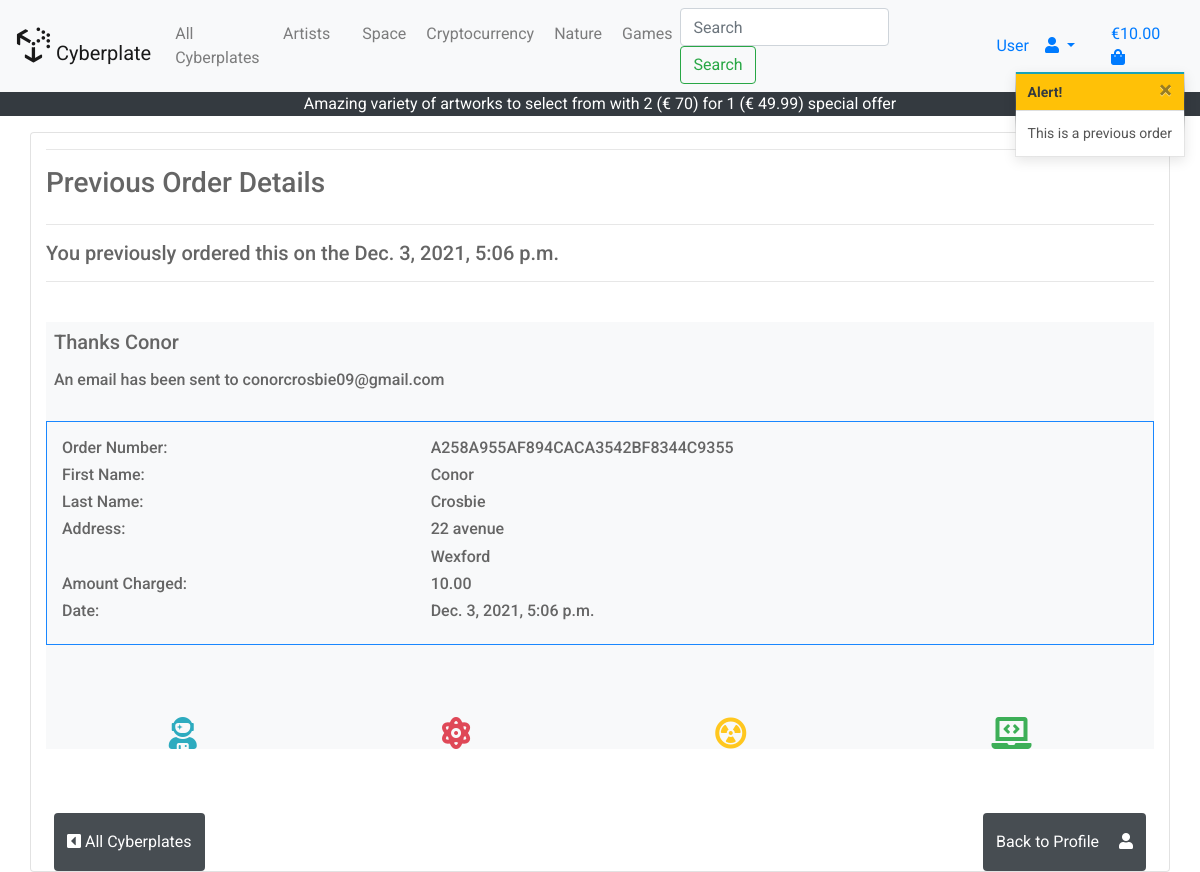
Page /profile/order_history/A258A955AF894CACA3542BF8344C9355 on the committed database.
### checkout/models.py (models this page shows, shortened)
class Order(models.Model):
    users_order_number = models.CharField(max_length=50,
                                          null=False, editable=False)
    user_profile = models.ForeignKey(UserProfile, on_delete=models.SET_NULL,
                                     null=True, blank=True,
                                     related_name='orders')
    first_name = models.CharField(max_length=50, null=False, blank=False)
    last_name = models.CharField(max_length=50, null=False, blank=False)
    email = models.EmailField(max_length=50, null=False, blank=False)
    phone = models.CharField(max_length=50, null=False, blank=False)
    street = models.CharField(max_length=100, null=False, blank=False)
    town = models.CharField(max_length=100, null=False, blank=True)
    country = models.CharField(max_length=100, null=False, blank=True)
    order_date = models.DateTimeField(auto_now_add=True)
    order_total = models.DecimalField(max_digits=8,
                                      decimal_places=2, null=False, default=0)
    grand_total = models.DecimalField(max_digits=8,
                                      decimal_places=2, null=False, default=0)
    original_bag = models.TextField(null=False, blank=False, default='')
    stripe_pid = models.CharField(max_length=254,
                                  null=False, blank=False, default='')

### profiles/views.py (the view)
# urls.py: path('order_history/<users_order_number>', views.order_history, name='order_history'),
def order_history(request, users_order_number):
    order = get_object_or_404(Order, users_order_number=users_order_number)
    messages.info(request, (f'This is a previous order'))
    template ='checkout/order_success.html'
    context = {
        'order': order,
        'from_profile': True,
    }
    return render(request, template, context)

### shopping_bag/context.py (called while the page is built, shortened)
def bag_contents(request):
    bag_items = []
    total = 0
    product_count = 0
    bag = request.session.get('bag', {})
    if total < settings.FREE_DELIVERY_THRESHOLD:
        delivery = 10
        free_delivery_delta = settings.FREE_DELIVERY_THRESHOLD - total
    else:
        delivery = 0
        free_delivery_delta = 0
    grand_total = delivery + total
    context = {
        'bag_items': bag_items,
        'total': total,
        'product_count': product_count,
        'delivery': delivery,
        'free_delivery_delta': free_delivery_delta,
        'free_delivery_threshold': settings.FREE_DELIVERY_THRESHOLD,
        'grand_total': grand_total,
    }
    return context

### checkout/templates/checkout/order_success.html (shortened to what this page needs)
{% extends "base.html" %}
{% load static %}
{% block content %}
<div class="container h-75">
    <div class="row h-100">
        <div class="col card">
            <hr>
            {% if from_profile %}
            <h3 class="logo-font">Previous Order Details </h3>
            {% else %}
            <h3 class="logo-font">Order Complete! </h3>
            {% endif %}
            <div>
                <hr>
                {% if from_profile %}
                <h5 class="logo-font">You previously ordered this on the {{ order.order_date }}</h5>
                {% else %}
                <h5 class="logo-font">Your Order Has Been Complete, details below:</h5>
                {% endif %}
                <hr>
                <br>
                <div class="bg-light">
                <h5 class="logo-font bg-light pt-2 pl-2">Thanks {{ order.first_name }}</h5>
                <h6 class="logo-font bg-light pt-2 pl-2">An email has been sent to {{ order.email }}</h6>
                <br>
                <div class="container-fluid pt-3 pb-3 justify-content-center bg-light border border-primary">
                <div class="row bg-light">
                    <div class="col-12 col-md-4">
                        <h6>Order Number:</h6>
                    </div>
                    <div class="col-12 col-md-4">
                        <h6>{{ order.users_order_number }}</h6>
                    </div>
                </div>
                <div class="row bg-light">
                    <div class="col-12 col-md-4">
                        <h6>First Name:</h6>
                    </div>
                    <div class="col-12 col-md-4">
                        <h6>{{ order.first_name }}</h6>
                    </div>
                </div>
                <div class="row bg-light ">
                    <div class="col-12 col-md-4">
                        <h6>Last Name:</h6>
                    </div>
                    <div class="col-12 col-md-4">
                        <h6>{{ order.last_name }}</h6>
                    </div>
                </div>
                <div class="row bg-light">
                    <div class="col-12 col-md-4">
                        <h6>Address:</h6>
                    </div>
                    <div class="col-12 col-md-4">
                        <h6>{{ order.street }}</h6>
                        <h6>{{ order.town }}</h6>
                    </div>
                </div>
                <div class="row bg-light">
                    <div class="col-12 col-md-4">
                        <h6>Amount Charged:</h6>
                    </div>
                    <div class="col-12 col-md-4">
                        <h6>{{ grand_total|floatformat:2 }}</h6>
                    </div>
                </div>
                <div class="row bg-light">
                    <div class="col-12 col-md-4">
                        <h6>Date:</h6>
                    </div>
                    <div class="col-12 col-md-4">
                        <h6>{{ order.order_date }}</h6>
                    </div>
                </div>
            </div>
                <br>
                <br>
                <br>
                <div class="row justify-content-between mx-auto">
                     <i class="fas fa-user-astronaut mx-auto text-info fa-2x"></i>
                     <i class="fas fa-atom mx-auto text-danger fa-2x"></i>
                     <i class="fas fa-radiation-alt mx-auto text-warning fa-2x"></i>
                     <i class="fas fa-laptop-code mx-auto text-success fa-2x"></i>
                </div>
                {% if from_profile %}
                <p class="text-center mt-5">
                    <a href="{% url 'products' %}" class="float-left btn bg-dark rounded-3 py-3 ml-2 text-white mt-3"><i
                      class="fas fa-caret-square-left"></i> All Cyberplates</a>
                    <a href="{% url 'profile' %}"
                      class="btn bg-dark float-right rounded-3 py-3 mr-2 text-white mt-3">Back to Profile <i class=" ml-3 fas fa-user"></i></a>
                  </p>
                {% else %}
                <a href="{% url 'products' %}" class="float-left btn bg-dark rounded-3 py-3 ml-2 text-white mt-3"><i
                    class="fas fa-caret-square-left"></i> All Cyberplates</a>
                {% endif %}
            </div>
            </div>
        </div>
    </div>
</div>
{% endblock %}

### static/css/base.css (style rules this page uses)
html { height: 100%; font-family: 'Roboto', sans-serif; }
body { background: url('../../media/ms4background.jpg') no-repeat center center fixed; background-size: cover; height: calc(100vh - 164px); color: #555; font-family: 'Roboto', sans-serif; }
.card { opacity: 0.9 }

### rows in the picture
Order: order_date "Dec. 3, 2021, 5:06 p.m.", first_name "Conor", email "conorcrosbie09@gmail.com", users_order_number "A258A955AF894CACA3542BF8344C9355", last_name "Crosbie", street "22 avenue", town "Wexford"

### other values in the picture
{{ free_delivery_threshold }} "70"
{{ message }} "This is a previous order"
{{ grand_total|floatformat:2 }} "10.00"
